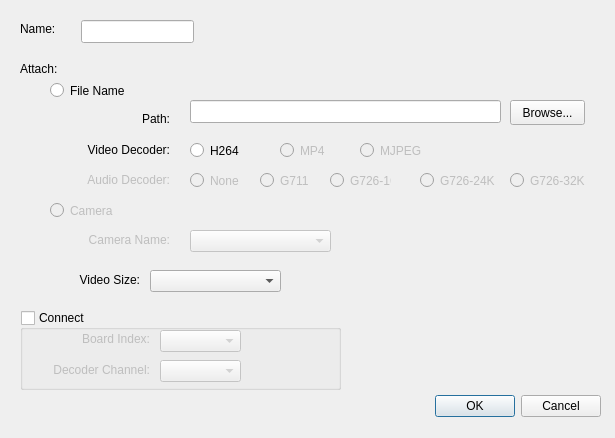
<ui version="4.0" >
 <class>DecoderDialog</class>
 <widget class="QDialog" name="DecoderDialog" >
  <property name="geometry" >
   <rect>
    <x>0</x>
    <y>0</y>
    <width>615</width>
    <height>438</height>
   </rect>
  </property>
  <property name="windowTitle" >
   <string>Decoder Properties</string>
  </property>
  <widget class="QDialogButtonBox" name="buttonBox" >
   <property name="geometry" >
    <rect>
     <x>260</x>
     <y>390</y>
     <width>341</width>
     <height>32</height>
    </rect>
   </property>
   <property name="orientation" >
    <enum>Qt::Horizontal</enum>
   </property>
   <property name="standardButtons" >
    <set>QDialogButtonBox::Cancel|QDialogButtonBox::NoButton|QDialogButtonBox::Ok</set>
   </property>
  </widget>
  <widget class="QRadioButton" name="uiRadioFileName" >
   <property name="geometry" >
    <rect>
     <x>50</x>
     <y>80</y>
     <width>95</width>
     <height>21</height>
    </rect>
   </property>
   <property name="text" >
    <string>File Name</string>
   </property>
  </widget>
  <widget class="QLabel" name="uiLabelAudioDecoder" >
   <property name="enabled" >
    <bool>false</bool>
   </property>
   <property name="geometry" >
    <rect>
     <x>70</x>
     <y>170</y>
     <width>100</width>
     <height>20</height>
    </rect>
   </property>
   <property name="text" >
    <string>Audio Decoder:</string>
   </property>
   <property name="alignment" >
    <set>Qt::AlignRight|Qt::AlignTrailing|Qt::AlignVCenter</set>
   </property>
  </widget>
  <widget class="QRadioButton" name="uiRadioADecoderNone" >
   <property name="enabled" >
    <bool>false</bool>
   </property>
   <property name="geometry" >
    <rect>
     <x>190</x>
     <y>170</y>
     <width>56</width>
     <height>21</height>
    </rect>
   </property>
   <property name="whatsThis" >
    <string>Select if the given file name to decode is mp4 file format without any audio.</string>
   </property>
   <property name="text" >
    <string>None</string>
   </property>
  </widget>
  <widget class="QRadioButton" name="uiRadioADecoderG711" >
   <property name="enabled" >
    <bool>false</bool>
   </property>
   <property name="geometry" >
    <rect>
     <x>260</x>
     <y>170</y>
     <width>56</width>
     <height>21</height>
    </rect>
   </property>
   <property name="whatsThis" >
    <string>Select if the given file name to decode is mp4 file format and the video is encoded as H.264 with audio encoded as G711.</string>
   </property>
   <property name="text" >
    <string>G711</string>
   </property>
  </widget>
  <widget class="QRadioButton" name="uiRadioADecoderG726_16K" >
   <property name="enabled" >
    <bool>false</bool>
   </property>
   <property name="geometry" >
    <rect>
     <x>330</x>
     <y>170</y>
     <width>61</width>
     <height>21</height>
    </rect>
   </property>
   <property name="text" >
    <string>G726-16K</string>
   </property>
  </widget>
  <widget class="QRadioButton" name="uiRadioADecoderG726_24K" >
   <property name="enabled" >
    <bool>false</bool>
   </property>
   <property name="geometry" >
    <rect>
     <x>420</x>
     <y>170</y>
     <width>82</width>
     <height>21</height>
    </rect>
   </property>
   <property name="text" >
    <string>G726-24K</string>
   </property>
  </widget>
  <widget class="QRadioButton" name="uiRadioADecoderG726_32K" >
   <property name="enabled" >
    <bool>false</bool>
   </property>
   <property name="geometry" >
    <rect>
     <x>510</x>
     <y>170</y>
     <width>81</width>
     <height>21</height>
    </rect>
   </property>
   <property name="text" >
    <string>G726-32K</string>
   </property>
  </widget>
  <widget class="QRadioButton" name="uiRadioVDecoderMP4" >
   <property name="enabled" >
    <bool>false</bool>
   </property>
   <property name="geometry" >
    <rect>
     <x>280</x>
     <y>140</y>
     <width>61</width>
     <height>21</height>
    </rect>
   </property>
   <property name="text" >
    <string>MP4</string>
   </property>
  </widget>
  <widget class="QRadioButton" name="uiRadioVDecoderMJPEG" >
   <property name="enabled" >
    <bool>false</bool>
   </property>
   <property name="geometry" >
    <rect>
     <x>360</x>
     <y>140</y>
     <width>71</width>
     <height>21</height>
    </rect>
   </property>
   <property name="text" >
    <string>MJPEG</string>
   </property>
  </widget>
  <widget class="QRadioButton" name="uiRadioCamera" >
   <property name="enabled" >
    <bool>false</bool>
   </property>
   <property name="geometry" >
    <rect>
     <x>50</x>
     <y>200</y>
     <width>95</width>
     <height>21</height>
    </rect>
   </property>
   <property name="text" >
    <string>Camera</string>
   </property>
  </widget>
  <widget class="QLabel" name="uiLabelCameraName" >
   <property name="enabled" >
    <bool>false</bool>
   </property>
   <property name="geometry" >
    <rect>
     <x>70</x>
     <y>230</y>
     <width>100</width>
     <height>20</height>
    </rect>
   </property>
   <property name="text" >
    <string>Camera Name:</string>
   </property>
   <property name="alignment" >
    <set>Qt::AlignRight|Qt::AlignTrailing|Qt::AlignVCenter</set>
   </property>
  </widget>
  <widget class="QComboBox" name="uiComboCameras" >
   <property name="enabled" >
    <bool>false</bool>
   </property>
   <property name="geometry" >
    <rect>
     <x>190</x>
     <y>230</y>
     <width>141</width>
     <height>22</height>
    </rect>
   </property>
  </widget>
  <widget class="QRadioButton" name="uiRadioVDecoderH264" >
   <property name="geometry" >
    <rect>
     <x>190</x>
     <y>140</y>
     <width>71</width>
     <height>21</height>
    </rect>
   </property>
   <property name="whatsThis" >
    <string>Select if the given file name to decode is mp4 file format and the video is encoded as H.264</string>
   </property>
   <property name="text" >
    <string>H264</string>
   </property>
  </widget>
  <widget class="QLabel" name="uiLabelPath" >
   <property name="geometry" >
    <rect>
     <x>70</x>
     <y>110</y>
     <width>100</width>
     <height>17</height>
    </rect>
   </property>
   <property name="text" >
    <string>Path:</string>
   </property>
   <property name="alignment" >
    <set>Qt::AlignRight|Qt::AlignTrailing|Qt::AlignVCenter</set>
   </property>
  </widget>
  <widget class="QPushButton" name="uiBtnBrowse" >
   <property name="geometry" >
    <rect>
     <x>510</x>
     <y>100</y>
     <width>75</width>
     <height>25</height>
    </rect>
   </property>
   <property name="text" >
    <string>Browse...</string>
   </property>
  </widget>
  <widget class="QLineEdit" name="uiLEditPath" >
   <property name="geometry" >
    <rect>
     <x>190</x>
     <y>100</y>
     <width>311</width>
     <height>23</height>
    </rect>
   </property>
   <property name="whatsThis" >
    <string>Specify a .mov file to decode. The .mov file must have been  created by DVRCP application.</string>
   </property>
   <property name="maxLength" >
    <number>256</number>
   </property>
  </widget>
  <widget class="QLabel" name="uiLabelVideoSize" >
   <property name="geometry" >
    <rect>
     <x>30</x>
     <y>270</y>
     <width>110</width>
     <height>20</height>
    </rect>
   </property>
   <property name="text" >
    <string>Video Size:</string>
   </property>
   <property name="alignment" >
    <set>Qt::AlignRight|Qt::AlignTrailing|Qt::AlignVCenter</set>
   </property>
  </widget>
  <widget class="QComboBox" name="uiComboVideoSize" >
   <property name="geometry" >
    <rect>
     <x>150</x>
     <y>270</y>
     <width>131</width>
     <height>22</height>
    </rect>
   </property>
   <property name="whatsThis" >
    <string>Selecting "Any" lets the firmware to choose where the decoder is created on. Select 1-64 to force which chip the decoder is created on. Each 16 channel range corresponds to a chip on the DVR board.</string>
   </property>
  </widget>
  <widget class="QLabel" name="uiLabelVideoDecoder" >
   <property name="geometry" >
    <rect>
     <x>70</x>
     <y>140</y>
     <width>100</width>
     <height>20</height>
    </rect>
   </property>
   <property name="text" >
    <string>Video Decoder:</string>
   </property>
   <property name="alignment" >
    <set>Qt::AlignRight|Qt::AlignTrailing|Qt::AlignVCenter</set>
   </property>
  </widget>
  <widget class="QLineEdit" name="uiLEditName" >
   <property name="geometry" >
    <rect>
     <x>81</x>
     <y>20</y>
     <width>113</width>
     <height>23</height>
    </rect>
   </property>
   <property name="maxLength" >
    <number>20</number>
   </property>
  </widget>
  <widget class="QLabel" name="uiLabelAttach" >
   <property name="geometry" >
    <rect>
     <x>20</x>
     <y>60</y>
     <width>53</width>
     <height>17</height>
    </rect>
   </property>
   <property name="text" >
    <string>Attach:</string>
   </property>
  </widget>
  <widget class="QLabel" name="uiLabelName" >
   <property name="geometry" >
    <rect>
     <x>20</x>
     <y>20</y>
     <width>51</width>
     <height>17</height>
    </rect>
   </property>
   <property name="text" >
    <string>Name:</string>
   </property>
   <property name="alignment" >
    <set>Qt::AlignLeading|Qt::AlignLeft|Qt::AlignVCenter</set>
   </property>
  </widget>
  <widget class="QGroupBox" name="uiGroupBoxConnect" >
   <property name="geometry" >
    <rect>
     <x>20</x>
     <y>310</y>
     <width>321</width>
     <height>80</height>
    </rect>
   </property>
   <property name="title" >
    <string>Connect</string>
   </property>
   <property name="checkable" >
    <bool>true</bool>
   </property>
   <property name="checked" >
    <bool>false</bool>
   </property>
   <widget class="QLabel" name="uiLableBoardId" >
    <property name="geometry" >
     <rect>
      <x>20</x>
      <y>20</y>
      <width>110</width>
      <height>17</height>
     </rect>
    </property>
    <property name="text" >
     <string>Board Index:</string>
    </property>
    <property name="alignment" >
     <set>Qt::AlignRight|Qt::AlignTrailing|Qt::AlignVCenter</set>
    </property>
   </widget>
   <widget class="QLabel" name="uiLabelDecoderChan" >
    <property name="geometry" >
     <rect>
      <x>20</x>
      <y>50</y>
      <width>110</width>
      <height>20</height>
     </rect>
    </property>
    <property name="text" >
     <string>Decoder Channel:</string>
    </property>
    <property name="alignment" >
     <set>Qt::AlignRight|Qt::AlignTrailing|Qt::AlignVCenter</set>
    </property>
   </widget>
   <widget class="QComboBox" name="uiComboBoardId" >
    <property name="geometry" >
     <rect>
      <x>140</x>
      <y>20</y>
      <width>81</width>
      <height>22</height>
     </rect>
    </property>
   </widget>
   <widget class="QComboBox" name="uiComboDecoderChan" >
    <property name="geometry" >
     <rect>
      <x>140</x>
      <y>50</y>
      <width>81</width>
      <height>22</height>
     </rect>
    </property>
    <property name="whatsThis" >
     <string>Selecting "Any" lets the firmware to choose where the decoder is created on. Select 1-64 to force which chip the decoder is created on. Each 16 channel range corresponds to a chip on the DVR board.</string>
    </property>
   </widget>
  </widget>
 </widget>
 <tabstops>
  <tabstop>uiLEditName</tabstop>
  <tabstop>uiComboDecoderChan</tabstop>
  <tabstop>uiRadioFileName</tabstop>
  <tabstop>uiLEditPath</tabstop>
  <tabstop>uiRadioVDecoderH264</tabstop>
  <tabstop>uiRadioVDecoderMP4</tabstop>
  <tabstop>uiRadioVDecoderMJPEG</tabstop>
  <tabstop>uiRadioADecoderNone</tabstop>
  <tabstop>uiRadioADecoderG711</tabstop>
  <tabstop>uiRadioADecoderG726_16K</tabstop>
  <tabstop>uiRadioADecoderG726_24K</tabstop>
  <tabstop>uiRadioADecoderG726_32K</tabstop>
  <tabstop>uiRadioCamera</tabstop>
  <tabstop>uiComboCameras</tabstop>
  <tabstop>buttonBox</tabstop>
 </tabstops>
 <resources/>
 <connections>
  <connection>
   <sender>buttonBox</sender>
   <signal>accepted()</signal>
   <receiver>DecoderDialog</receiver>
   <slot>accept()</slot>
   <hints>
    <hint type="sourcelabel" >
     <x>248</x>
     <y>254</y>
    </hint>
    <hint type="destinationlabel" >
     <x>157</x>
     <y>274</y>
    </hint>
   </hints>
  </connection>
  <connection>
   <sender>buttonBox</sender>
   <signal>rejected()</signal>
   <receiver>DecoderDialog</receiver>
   <slot>reject()</slot>
   <hints>
    <hint type="sourcelabel" >
     <x>316</x>
     <y>260</y>
    </hint>
    <hint type="destinationlabel" >
     <x>286</x>
     <y>274</y>
    </hint>
   </hints>
  </connection>
 </connections>
</ui>
